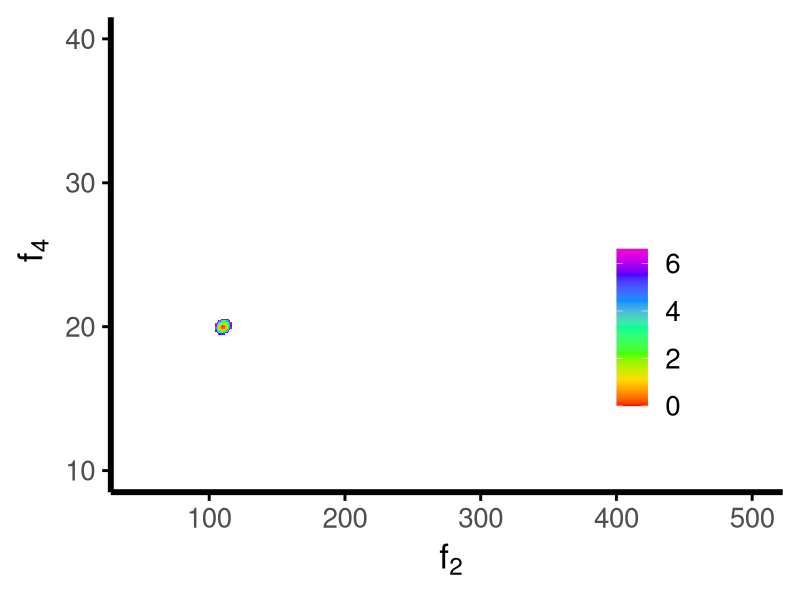
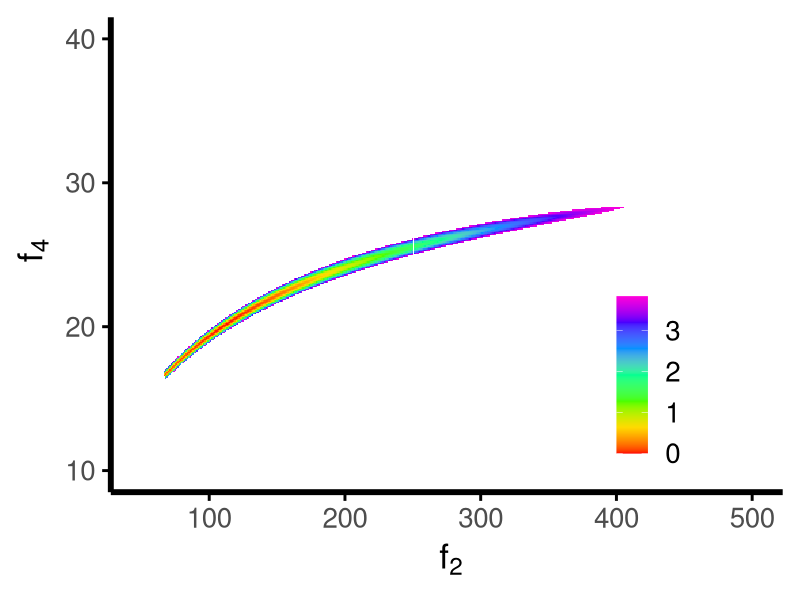
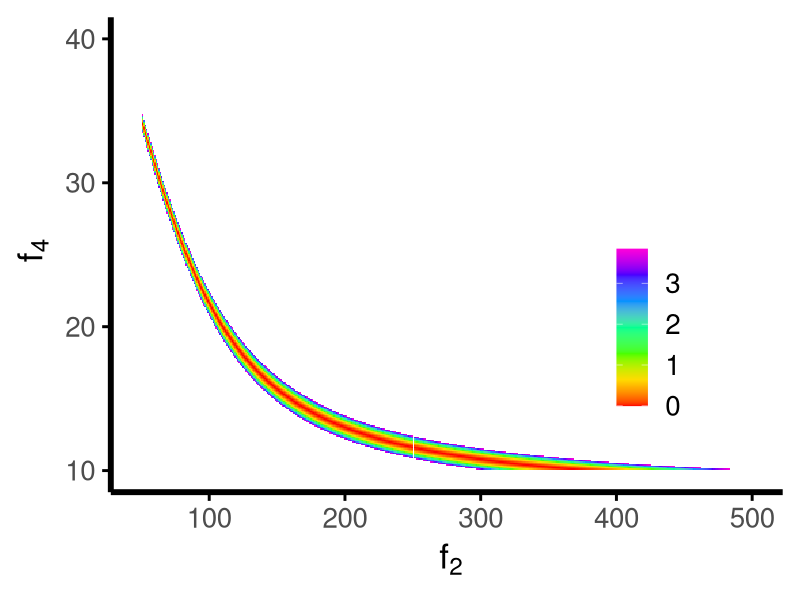

R code for these plots, in order:
library(dplyr)
library(ggplot2)
library(numDeriv)

# Plotting flux confidence region for the network from Antoniewicz et al. (2007). 

# Describing the labeling pattern of the tracer.
# In this example, we use 2-13C1-A as the tracer.
# We need the labeling patterns of A2, A3, A23 and A123
Tracer <- list(
  rbind(c(0,1),c(1,0)),
  c(0,1,0),
  c(0,1,0,0)
)

# Function calculating the labeling pattern when combining x and y
CP <- function(x,y) {
  nx <- length(x)
  ny <- length(y)
  n <- nx+ny-1
  Tx <- matrix(0,ncol=ny,nrow=n)
  Product <- rep(0,n)
  for (i in 1:ny) {
    Tx[i:(i+nx-1),i] <- x 
  }
  Product <- Tx %*% y
  return(t(Product))
}

# Function that generates the labeling of all EMUs
# MID function takes the free fluxes, i.e. c(f2,f4) as the input

MID <- function(f) {
  
  # f1 is fixed as 100
  # f3,f5 and f6 are calculated from f1, f2 and f4
  V <- rep(0,6)
  V[1] <- 100
  V[2] <- f[1]
  V[4] <- f[2]
  
  V[3] <- V[2]-V[1]+2*V[4]
  V[5] <- V[4]
  V[6] <- V[1]-V[4]
  
  # If the combination of f2 and f4 makes other flux negative, the zero labeling is returned
  if(min(V)<=0) {
    EMU_Solve_1 <- matrix(0,ncol=2,nrow=5)
    EMU_Solve_2 <- matrix(0,ncol=3,nrow=2)
    EMU_Solve_3 <- matrix(0,ncol=4,nrow=3)
    
    colnames(EMU_Solve_1) <- c("M+0","M+1")
    colnames(EMU_Solve_2) <- c("M+0","M+1","M+2")
    colnames(EMU_Solve_3) <- c("M+0","M+1","M+2","M+3")
    
    rownames(EMU_Solve_1) <- c("C1","B2","D2","B3","D3")
    rownames(EMU_Solve_2) <- c("D23","B23")
    rownames(EMU_Solve_3) <- c("F123","D123","B123")
    return(list(EMU_Solve_1,EMU_Solve_2,EMU_Solve_3))
  }
  
  # The EMU matrices are constructed same as the paper Antoniewicz et al. (2007)
  EMUMatrix_11<- matrix(c(-V[4],0,0,0,V[5]),nrow=5,ncol=1)
  EMUMatrix_12<- matrix(c(V[4],-(V[1]+V[3]),V[2],0,0),nrow=5,ncol=1)
  EMUMatrix_13<- matrix(c(0,V[3],-(V[2]+V[5]),0,0),nrow=5,ncol=1)
  EMUMatrix_14<- matrix(c(0,0,V[5],-(V[1]+V[3]),V[2]),nrow=5,ncol=1)
  EMUMatrix_15<- matrix(c(0,0,0,V[3],-(V[2]+V[5])),nrow=5,ncol=1)
  
  EMUMatrix_1 <- cbind(EMUMatrix_11,EMUMatrix_12,EMUMatrix_13,EMUMatrix_14,EMUMatrix_15)
  EMUMatrix_1B <- matrix(c(0,-V[1],0,0,0,0,0,0,-V[1],0),nrow=5,ncol=2) %*% Tracer[[1]]
  
  EMU_Solve_1 <- solve(EMUMatrix_1) %*% EMUMatrix_1B
  
  EMU_Input_2 <- rbind(CP(EMU_Solve_1[4,],EMU_Solve_1[1,]),Tracer[[2]])
  
  EMU_Solve_2 <- solve(matrix(c(-(V[5]+V[2]),V[3],V[2],-(V[1]+V[3])),nrow=2,ncol=2)) %*% 
    matrix(c(-V[5],0,0,-V[1]),nrow=2,ncol=2) %*% EMU_Input_2
  
  EMU_Input_3 <- rbind(CP(EMU_Solve_2[2,],EMU_Solve_1[1,]),Tracer[[3]])
  
  EMU_Solve_3 <- solve(matrix(c(-(V[5]+V[2]-V[3]),0,0,(V[5]+V[2]-V[3]),-(V[5]+V[2]),V[3],0,V[2],-(V[1]+V[3])),nrow=3,ncol=3)) %*% 
    matrix(c(0,-V[5],0,0,0,-V[1]),nrow=3,ncol=2) %*% EMU_Input_3
  
  # Label the metabolites and the fractions
  colnames(EMU_Solve_1) <- c("M+0","M+1")
  colnames(EMU_Solve_2) <- c("M+0","M+1","M+2")
  colnames(EMU_Solve_3) <- c("M+0","M+1","M+2","M+3")
  
  rownames(EMU_Solve_1) <- c("C1","B2","D2","B3","D3")
  rownames(EMU_Solve_2) <- c("D23","B23")
  rownames(EMU_Solve_3) <- c("F123","D123","B123")
  
  # Return the results of labeling
  return(list(EMU_Solve_1,EMU_Solve_2,EMU_Solve_3))
}

# The test flux combination is the one that is used in the paper 
Testflux <- c(110,20)

# Generate the labeling patterns
F_Label <- MID(Testflux)[[3]][1,]
B_Label <- MID(Testflux)[[3]][3,]

# Generate the flux combinations
FluxSearch <- expand.grid(F2 = seq(50, 500, by = 1), F4 = seq(10, 40, by=0.1))

FluxSearch <- as.matrix(FluxSearch)

FluxSearch <- cbind(FluxSearch,matrix(0,nrow=nrow(FluxSearch),ncol=11))

# Generate the labeling patterns for the flux combinations
for (i in 1:nrow(FluxSearch)) {
  Results <- MID(FluxSearch[i,1:2])[[3]]
  FluxSearch[i,3:6] <- Results[2,]
  FluxSearch[i,7:10] <- Results[3,]
}

for (i in 1:nrow(FluxSearch)) {
  FluxSearch[i,11] <- sum((FluxSearch[i,3:10]-c(F_Label,B_Label))^2)/0.003^2
}

for (i in 1:nrow(FluxSearch)) {
  FluxSearch[i,12] <- sum((FluxSearch[i,3:6]-c(F_Label))^2)/0.003^2
}

for (i in 1:nrow(FluxSearch)) {
  FluxSearch[i,13] <- sum((FluxSearch[i,7:10]-c(B_Label))^2)/0.003^2
}

colnames(FluxSearch)[11:13] <- c("BF_Res","F_Res","B_Res")

# Plot the confidence regions
Plot_BF <- FluxSearch %>% data.frame() %>% tbl_df() %>% filter(BF_Res<=qchisq(0.99,df=1)) %>%
  ggplot(aes(x=F2,y=F4)) + 
  geom_tile(aes(fill=BF_Res)) + 
  scale_fill_gradientn(colors=rainbow(7),name="") + 
  theme_classic(base_size=25) +
  scale_x_continuous(~f[2],limits = c(50,500)) +
  scale_y_continuous(~f[4],limits=c(10,40)) +
  theme(axis.line =element_line(colour = 'black', size = 2),
        axis.ticks = element_line(colour = 'black', size = 1),
        legend.position = c(0.8, 0.4),legend.key.size = unit(8,units = "mm"))


Plot_F <- FluxSearch %>% data.frame() %>% tbl_df() %>% filter(F_Res<=qchisq(0.95,df=1)) %>%
  ggplot(aes(x=F2,y=F4)) + 
  geom_tile(aes(fill=F_Res)) + 
  scale_fill_gradientn(colors=rainbow(7),name="") + 
  theme_classic(base_size=25) +
  scale_x_continuous(~f[2],limits = c(50,500)) +
  scale_y_continuous(~f[4],limits=c(10,40)) +
  theme(axis.line =element_line(colour = 'black', size = 2),
        axis.ticks = element_line(colour = 'black', size = 1),
        legend.position = c(0.8, 0.3),legend.key.size = unit(8,units = "mm"))

Plot_B <- FluxSearch %>% data.frame() %>% tbl_df() %>% filter(B_Res<=qchisq(0.95,df=1)) %>%
  ggplot(aes(x=F2,y=F4)) + 
  geom_tile(aes(fill=B_Res)) + 
  scale_fill_gradientn(colors=rainbow(7),name="") + 
  theme_classic(base_size=25) +
  scale_x_continuous(~f[2],limits = c(50,500)) +
  scale_y_continuous(~f[4],limits=c(10,40)) +
  theme(axis.line =element_line(colour = 'black', size = 2),
        axis.ticks = element_line(colour = 'black', size = 1),
        legend.position = c(0.8, 0.4),legend.key.size = unit(8,units = "mm"))

ggsave(Plot_BF,filename=paste("Plot_BF",".png",sep=""),width = 7,height = 6,dpi=600)
ggsave(Plot_F,filename=paste("Plot_F",".png",sep=""),width = 7,height = 6,dpi=600)
ggsave(Plot_B,filename=paste("Plot_B",".png",sep=""),width = 7,height = 6,dpi=600)


